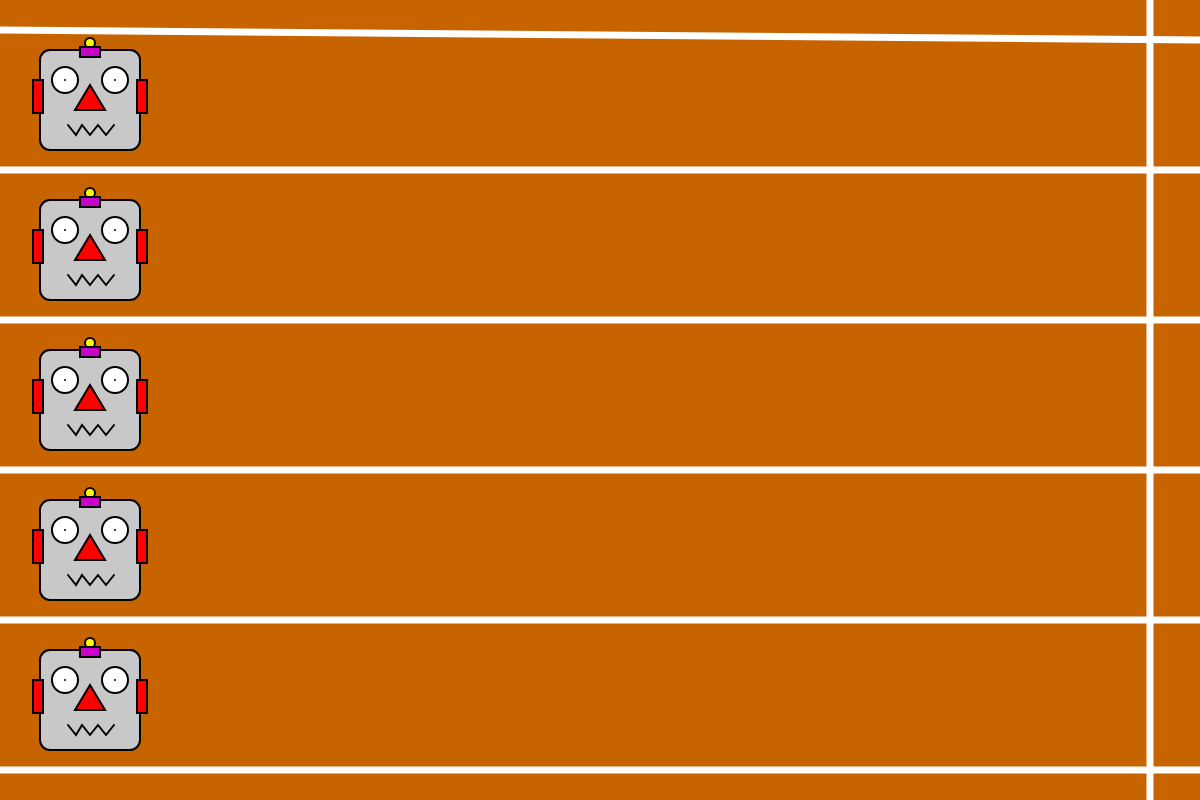
Frame 1 (no input)
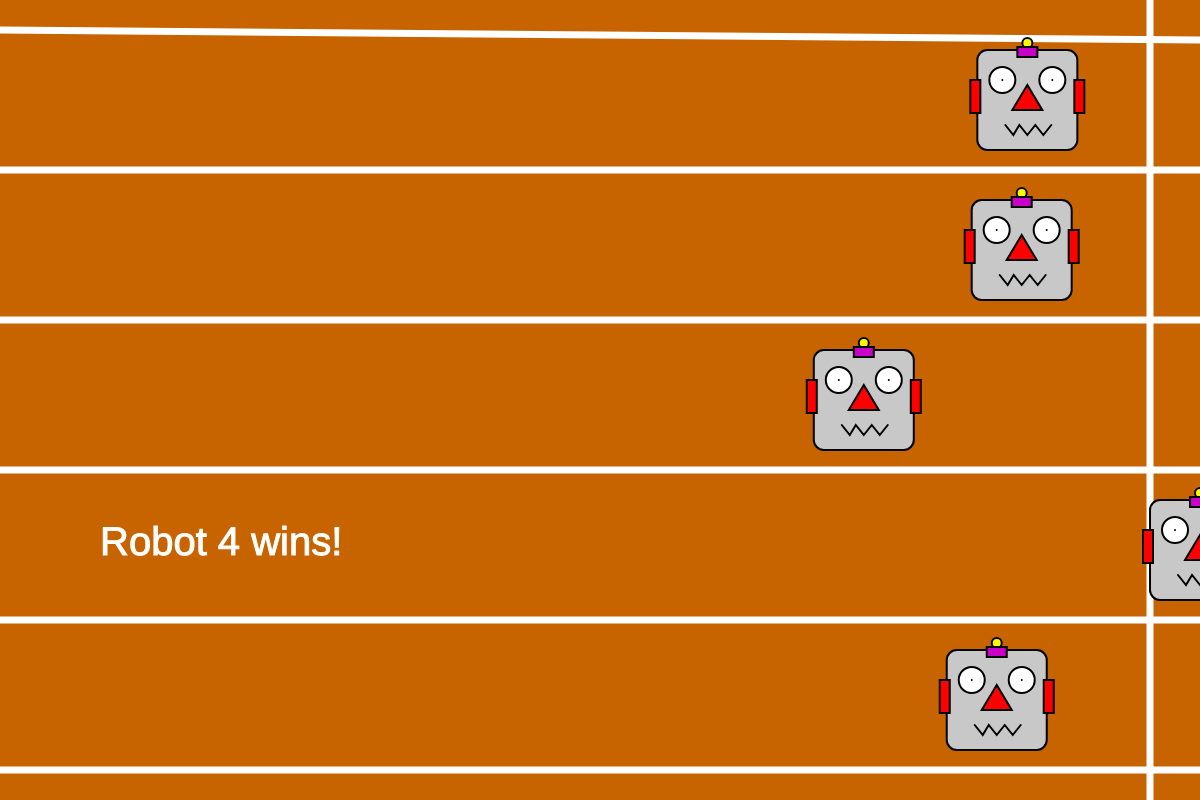
Frame 60 (no input)
Frame 120 (the mouse pressed at the canvas centre since frame 60): identical to frame 60, image omitted

The p5.js sketch that drew these frames (run headless with seeded random() and noise() and a simulated clock; from frame 60 on, the mouse is pressed at the canvas centre):

// p5.js sketch
// ── sketch.js
/*
Hack It: Robot Olympics

* Make each robot move down the track by increasing its x coordinate each frame. You will want to add some randomness to this so each robot races at a different speed. 
* Check which robot has won the race and display a message saying which robot won. Remember the lanes will are labelled 1-5 not 0-4. 
* Some other things to try out when you've done the basics: 
	* Switch the robotXs and robotYs arrays to a single array of objects. 
	* Change the look of each robot.  
	* [HARD] Make the robots run the other way, or down the screen not across. 
	* [V HARD] make the race distance longer without increasing the size of the canvas. 
	* [V HARD] add "on your marks.", "Get set" and "go" before the start of the race. 
*/

var finishLineX = 1150;
var robots = [
	{
		x: 40,
		y: 50
	},
	{
		x: 40,
		y: 200
	},
	{
		x: 40,
		y: 350
	},
	{
		x: 40,
		y: 500
	},
	{
		x: 40,
		y: 650
	}
];

var raceFinished = false;

function setup() {
	createCanvas(1200, 800);

}


function draw() {

	background(200, 100, 0);


	//draw the finish line and first line marker
	strokeWeight(7);
	stroke(255);
	line(finishLineX, 0, finishLineX, height);
	line(0, robots[0].y - 20, width, robots[0].y - 10);

	for (var i = 0; i < robots.length; i++) {

		//draw the robots
		strokeWeight(2);
		stroke(0);

		//robot head
		fill(200);
		rect(robots[i].x, robots[i].y, 100, 100, 10);

		//ears
		fill(255, 0, 0);

		rect(robots[i].x - 7, robots[i].y + 30, 10, 33);
		rect(robots[i].x + 97, robots[i].y + 30, 10, 33);

		//robots' antennas
		fill(250, 250, 0);
		ellipse(robots[i].x + 50, robots[i].y - 7, 10, 10);

		fill(200, 0, 200);
		rect(robots[i].x + 40, robots[i].y - 3, 20, 10);

		//eyes
		fill(255);
		ellipse(robots[i].x + 25, robots[i].y + 30, 26, 26);
		point(robots[i].x + 25, robots[i].y + 30);
		ellipse(robots[i].x + 75, robots[i].y + 30, 26, 26);
		point(robots[i].x + 75, robots[i].y + 30);


		//robots' noses
		fill(255, 0, 0);
		triangle(robots[i].x + 50, robots[i].y + 35, robots[i].x + 35, robots[i].y + 60, robots[i].x + 65, robots[i].y + 60);

		//robot 1 mouth
		noFill();
		beginShape();
		vertex(robots[i].x + 28, robots[i].y + 75);
		vertex(robots[i].x + 36, robots[i].y + 85);
		vertex(robots[i].x + 42, robots[i].y + 75);
		vertex(robots[i].x + 50, robots[i].y + 85);
		vertex(robots[i].x + 58, robots[i].y + 75);
		vertex(robots[i].x + 66, robots[i].y + 85);
		vertex(robots[i].x + 74, robots[i].y + 75);
		endShape();

		//draw the lower line marker for this lane
		strokeWeight(7);
		stroke(255);
		line(0, robots[i].y + 120, width, robots[i].y + 120);

		//TODO: update the robots x location 
		if (raceFinished == false) {
			robots[i].x += random(0, 50);
		}

		//TODO Check if the robot has won and display message!   
		if (robots[i].x >= finishLineX) {
			robots[i].x = finishLineX;
			raceFinished = true;
			fill(255);
			strokeWeight(1);
			textSize(40);
			text("Robot " + ((robots[i].y - 50) / 150 + 1) + " wins!", 100, robots[i].y + 55);
		}
	}

}
